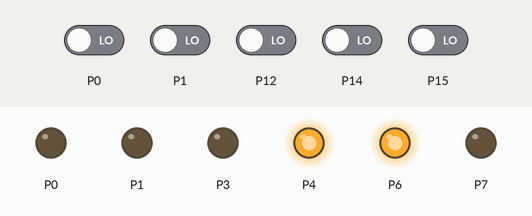
This program was run on a simulated BBC micro:bit (MakeCode). On the bench: output pins drawn as LEDs (lit = HIGH). The inputs (shaded band) are chosen by the test bench; at power-on: P0, P1, P12, P14, P15 LOW.

Above: at 1.2 s.
1.3 s: P0 driven HIGH
At 2.4 s:
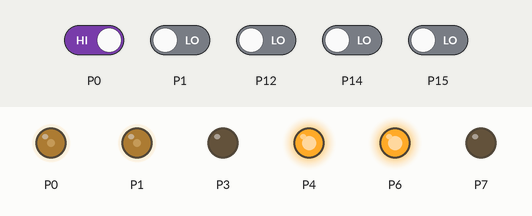
2.8 s: P0 driven LOW
At 3.9 s:
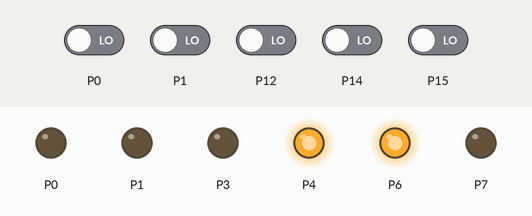
4.3 s: P0 driven HIGH and P1 driven HIGH and P12 driven HIGH and P14 driven HIGH and P15 driven HIGH
At 4.7 s:
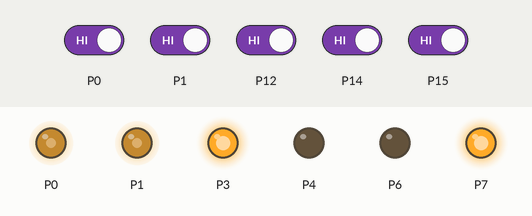
5.8 s: P1 driven LOW
At 6.2 s:
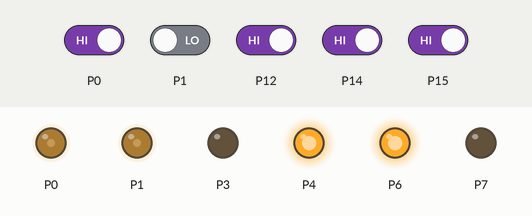
Timing chart, 0 to 8.3 s (numbered marks = the images above; inputs shaded):
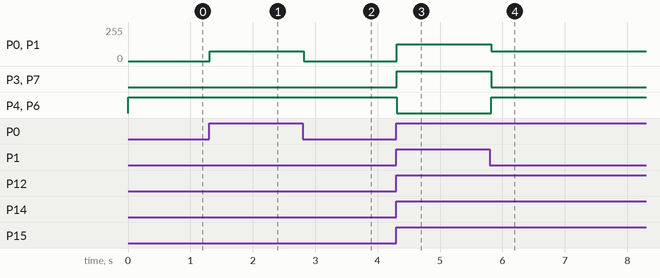

The program:

main.ts
```typescript
function Sjekk () {
    if (HinderMF == 1 && (HinderHF == 1 && HinderVF == 1)) {
        Fram()
    } else if (HinderMF != 1) {
        Bak()
        if (HinderVB != 1) {
            Stopp()
        }
    } else if (HinderVF != 1) {
        Bak()
    } else if (HinderHF != 1) {
        Bak()
    } else if (false) {
        Stopp()
    } else {

    }
}
function VenstreF () {
    robotbit.MotorRunDual(
    robotbit.Motors.M1A,
    0,
    robotbit.Motors.M2A,
    FartF
    )
}
function Stopp () {
    pins.analogWritePin(AnalogPin.P0, 0)
    pins.analogWritePin(AnalogPin.P1, 0)
}
function HøyreBak () {
    robotbit.MotorRunDual(
    robotbit.Motors.M1A,
    FartB,
    robotbit.Motors.M2A,
    0
    )
}
function Bak () {
    pins.digitalWritePin(DigitalPin.P3, 0)
    pins.digitalWritePin(DigitalPin.P4, 1)
    pins.analogWritePin(AnalogPin.P0, FartB)
    pins.digitalWritePin(DigitalPin.P7, 0)
    pins.digitalWritePin(DigitalPin.P6, 1)
    pins.analogWritePin(AnalogPin.P1, FartB)
}
function HøyreF () {
    robotbit.MotorRunDual(
    robotbit.Motors.M1A,
    FartF,
    robotbit.Motors.M2A,
    0
    )
}
function VenstreBak () {
    robotbit.MotorRunDual(
    robotbit.Motors.M1A,
    0,
    robotbit.Motors.M2A,
    FartB
    )
}
function Fram () {
    pins.digitalWritePin(DigitalPin.P3, 1)
    pins.digitalWritePin(DigitalPin.P4, 0)
    pins.analogWritePin(AnalogPin.P0, FartF)
    pins.digitalWritePin(DigitalPin.P7, 1)
    pins.digitalWritePin(DigitalPin.P6, 0)
    pins.analogWritePin(AnalogPin.P1, FartF)
}
let HinderHB = 0
let HinderVB = 0
let HinderVF = 0
let HinderHF = 0
let HinderMF = 0
let FartB = 0
let FartF = 0
led.enable(false)
FartF = 500
FartB = 300
let Delay = 500
basic.forever(function () {
    HinderMF = pins.digitalReadPin(DigitalPin.P0)
    HinderHF = pins.digitalReadPin(DigitalPin.P12)
    HinderVF = pins.digitalReadPin(DigitalPin.P1)
    HinderVB = pins.digitalReadPin(DigitalPin.P14)
    HinderHB = pins.digitalReadPin(DigitalPin.P15)
    Sjekk()
})
```

test.ts
```typescript
// testene settes inn her; disse vil ikke kompilert så lenge denne pakken blir brukt som en utvidelse.
```

Measured:
- after the input at 1.3 s, P0, P1: 0/255 → 75/255 at once
- after the input at 2.8 s, P0, P1: 75/255 → 0/255 at once
- after the input at 4.3 s, P0, P1: 0/255 → 125/255 at once; P3, P7: LOW → HIGH at once; P4, P6: HIGH → LOW at once
- after the input at 5.8 s, P0, P1: 125/255 → 75/255 at once; P3, P7: HIGH → LOW at once; P4, P6: LOW → HIGH at once
